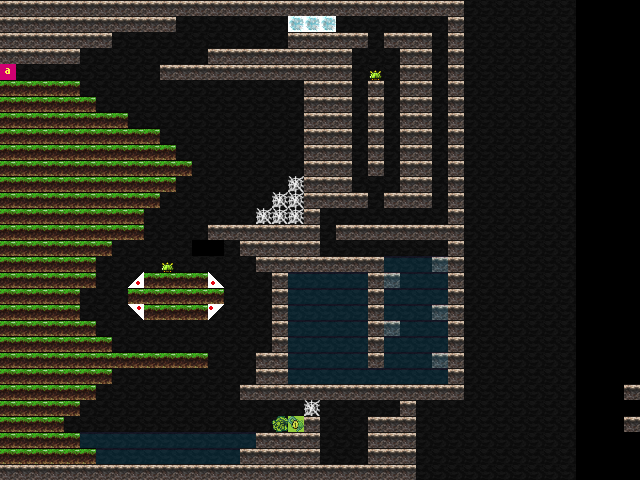

This is a level from a 2D game, rendered from its Tiled map with the project's own tilesets. A one-line summary and the map file follow, with tile-layer data summarised:
An orthogonal 40x30 tile map with 16x16 px tiles, 5 tile layers (Background, Midback, Midground, Foreground, ...).

<map version="1.0" tiledversion="2018.04.18" orientation="orthogonal" renderorder="right-down" width="40" height="30" tilewidth="16" tileheight="16" infinite="0" nextobjectid="1">
 <tileset firstgid="1" source="WorldTiles.tsx" />
 <layer name="Background" width="40" height="30">
  <data>[1200 cells, 1077 non-empty, 1 distinct tile ids]</data>
 </layer>
 <layer name="Midback" width="40" height="30">
  <data>[1200 cells, 2 non-empty, 2 distinct tile ids]</data>
 </layer>
 <layer name="Midground" width="40" height="30">
  <data>[1200 cells, 477 non-empty, 11 distinct tile ids]</data>
 </layer>
 <layer name="Foreground" width="40" height="30">
  <data>[1200 cells, 0 non-empty, 0 distinct tile ids]</data>
 </layer>
 <layer name="Liquid" width="40" height="30" opacity="0.55">
  <data>[1200 cells, 88 non-empty, 1 distinct tile ids]</data>
 </layer>
</map>